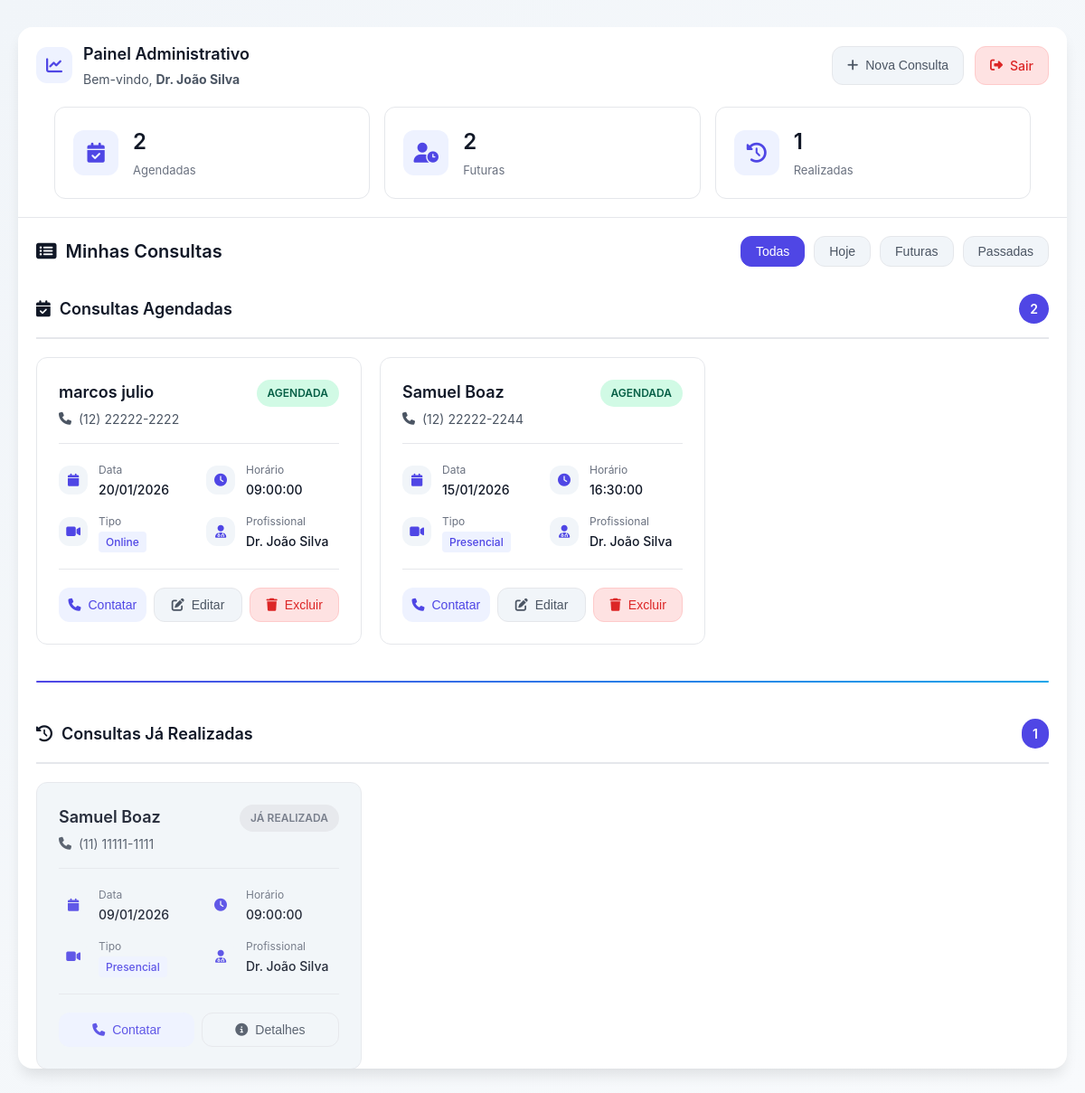
The page /telas/dashboard.php (signed in) on the database its author committed.
### tables this page shows
CREATE TABLE `agendamentos` (
  `id` int(11) NOT NULL,
  `nome_paciente` varchar(100) NOT NULL,
  `telefone` varchar(20) NOT NULL,
  `profissional_id` int(11) NOT NULL,
  `data_consulta` date NOT NULL,
  `horario_consulta` time NOT NULL,
  `tipo_consulta` enum('Presencial','Online') NOT NULL,
  `status` enum('Agendada','Já realizada') DEFAULT 'Agendada',
  `data_criacao` timestamp NOT NULL DEFAULT current_timestamp()
);

CREATE TABLE `profissionais` (
  `id` int(11) NOT NULL,
  `nome` varchar(100) NOT NULL,
  `usuario` varchar(50) NOT NULL,
  `senha` varchar(255) NOT NULL
);

### telas/consulta_card.php (the view, shortened to what this page needs)
<div class="consulta-card" data-status="<?= $c['status'] ?>">
    <div class="consulta-header">
        <div class="paciente-info">
            <h3><?= htmlspecialchars($c['nome_paciente']) ?></h3>
            <p class="consulta-telefone">
                <i class="fas fa-phone"></i>
                <?= htmlspecialchars($c['telefone']) ?>
            </p>
        </div>
        <div class="consulta-status <?= $c['status'] == 'Agendada' ? 'status-agendada' : 'status-realizada' ?>">
            <?= $c['status'] ?>
        </div>
    </div>
    <div class="consulta-details">
        <div class="detail-item">
            <i class="fas fa-calendar"></i>
            <div>
                <span class="detail-label">Data</span>
                <span class="detail-value"><?= date('d/m/Y', strtotime($c['data_consulta'])) ?></span>
            </div>
        </div>
        <div class="detail-item">
            <i class="fas fa-clock"></i>
            <div>
                <span class="detail-label">Horário</span>
                <span class="detail-value"><?= $c['horario_consulta'] ?></span>
            </div>
        </div>
        <div class="detail-item">
            <i class="fas fa-video"></i>
            <div>
                <span class="detail-label">Tipo</span>
                <span class="detail-value">
                    <span class="consulta-tipo"><?= $c['tipo_consulta'] ?></span>
                </span>
            </div>
        </div>
        <div class="detail-item">
            <i class="fas fa-user-md"></i>
            <div>
                <span class="detail-label">Profissional</span>
                <span class="detail-value"><?= htmlspecialchars($c['profissional_nome']) ?></span>
            </div>
        </div>
    </div>
    <div class="consulta-actions">
        <button class="action-btn contact-btn" onclick="contactClient('<?= $c['telefone'] ?>', '<?= htmlspecialchars(addslashes($c['nome_paciente'])) ?>')">
            <i class="fas fa-phone"></i> Contatar
        </button>
        <?php if ($c['status'] == 'Agendada'): ?>
            <button class="action-btn config-btn" onclick="openEditModal(
                '<?= $c['id'] ?>',
                '<?= htmlspecialchars(addslashes($c['nome_paciente'])) ?>',
                '<?= $c['data_consulta'] ?>',
                '<?= $c['horario_consulta'] ?>',
                '<?= $c['tipo_consulta'] ?>'
            )">
                <i class="fas fa-edit"></i> Editar
            </button>
            <button class="action-btn delete-btn" onclick="deleteConsulta('<?= $c['id'] ?>', '<?= htmlspecialchars(addslashes($c['nome_paciente'])) ?>')">
                <i class="fas fa-trash"></i> Excluir
            </button>
        <?php else: ?>
            <button class="action-btn details-btn" onclick="contactClient('<?= $c['telefone'] ?>', '<?= htmlspecialchars(addslashes($c['nome_paciente'])) ?>')">
                <i class="fas fa-info-circle"></i> Detalhes
            </button>
        <?php endif; ?>
    </div>
</div>

### telas/dashboard.php (shortened to what this page needs)
<?php
require_once '../config/db.php';
$profissional_id = $_SESSION['admin_id'];
$nome_logado = $_SESSION['admin_nome'];
try {
    $stmt = $conn->prepare("SELECT a.*, p.nome as profissional_nome FROM agendamentos a JOIN profissionais p ON a.profissional_id = p.id WHERE a.profissional_id = ? ORDER BY a.data_consulta DESC, a.horario_consulta DESC");
    $stmt->execute([$profissional_id]);
    $consultas = $stmt->fetchAll();
    $consultas_agendadas = array_filter($consultas, function($c) {
        return $c['status'] == 'Agendada';
    });
    $consultas_realizadas = array_filter($consultas, function($c) {
        return $c['status'] == 'Já realizada';
    });
    $consultas_futuras = array_filter($consultas, function($c) {
        return $c['data_consulta'] > date('Y-m-d') && $c['status'] == 'Agendada';
    });
    $consultas_passadas = array_filter($consultas, function($c) {
        return ($c['data_consulta'] < date('Y-m-d') || ($c['data_consulta'] == date('Y-m-d') && $c['horario_consulta'] <= date('H:i:s'))) && $c['status'] == 'Já realizada';
    });
} catch (PDOException $e) {
    die("Erro ao carregar dados: " . $e->getMessage());
}
?>
<!DOCTYPE html>
<html lang="pt-br">
<head>
    <link rel="stylesheet" href="../assets/css/style.css">
    <link rel="stylesheet" href="https://cdnjs.cloudflare.com/ajax/libs/font-awesome/6.4.0/css/all.min.css">
</head>
<body>
    <div class="app-container dashboard-container">
        <header class="app-header">
            <div class="header-content">
                <div class="header-brand">
                    <div class="brand-icon">
                        <i class="fas fa-chart-line"></i>
                    </div>
                    <div>
                        <h1>Painel Administrativo</h1>
                        <p class="user-welcome">Bem-vindo, <strong><?= htmlspecialchars($nome_logado) ?></strong></p>
                    </div>
                </div>
                <div class="header-actions">
                    <button class="action-btn config-btn" onclick="openCreateModal()">
                        <i class="fas fa-plus"></i> Nova Consulta
                    </button>
                    <a href="logout.php" class="logout-btn" onclick="return confirmLogout()">
                        <i class="fas fa-sign-out-alt"></i>
                        <span>Sair</span>
                    </a>
                </div>
            </div>
            <div class="dashboard-stats">
                <div class="stat-card">
                    <div class="stat-icon">
                        <i class="fas fa-calendar-check"></i>
                    </div>
                    <div class="stat-info">
                        <h3><?= count($consultas_agendadas) ?></h3>
                        <p>Agendadas</p>
                    </div>
                </div>
                <div class="stat-card">
                    <div class="stat-icon">
                        <i class="fas fa-user-clock"></i>
                    </div>
                    <div class="stat-info">
                        <h3><?= count($consultas_futuras) ?></h3>
                        <p>Futuras</p>
                    </div>
                </div>
                <div class="stat-card">
                    <div class="stat-icon">
                        <i class="fas fa-history"></i>
                    </div>
                    <div class="stat-info">
                        <h3><?= count($consultas_realizadas) ?></h3>
                        <p>Realizadas</p>
                    </div>
                </div>
            </div>
        </header>
        <main class="dashboard-content">
            <div class="dashboard-header">
                <h2><i class="fas fa-list-alt"></i> Minhas Consultas</h2>
                <div class="filter-controls">
                    <button class="filter-btn active" data-filter="all">Todas</button>
                    <button class="filter-btn" data-filter="today">Hoje</button>
                    <button class="filter-btn" data-filter="future">Futuras</button>
                    <button class="filter-btn" data-filter="past">Passadas</button>
                </div>
            </div>
            <div class="consultas-container">
                <div class="consultas-section active" id="section-all">
                    <?php if (count($consultas_agendadas) > 0): ?>
                        <div class="section-header">
                            <h3><i class="fas fa-calendar-check"></i> Consultas Agendadas</h3>
                            <span class="section-count"><?= count($consultas_agendadas) ?></span>
                        </div>
                        <div class="consultas-grid">
                            <?php foreach ($consultas_agendadas as $c): ?>
                                <?php include '../telas/consulta_card.php'; ?>
                            <?php endforeach; ?>
                        </div>
                    <?php endif; ?>
                    <?php if (count($consultas_realizadas) > 0): ?>
                        <div class="section-divider"></div>
                        <div class="section-header">
                            <h3><i class="fas fa-history"></i> Consultas Já Realizadas</h3>
                            <span class="section-count"><?= count($consultas_realizadas) ?></span>
                        </div>
                        <div class="consultas-grid">
                            <?php foreach ($consultas_realizadas as $c): ?>
                                <?php include '../telas/consulta_card.php'; ?>
                            <?php endforeach; ?>
                        </div>
                    <?php endif; ?>
                </div>
                    <?php if (count($consultas_futuras) > 0): ?>
                            <?php foreach ($consultas_futuras as $c): ?>
                                <?php include '../telas/consulta_card.php'; ?>
                            <?php endforeach; ?>
                    <?php endif; ?>
                    <?php if (count($consultas_passadas) > 0): ?>
                            <?php foreach ($consultas_passadas as $c): ?>
                                <?php include '../telas/consulta_card.php'; ?>
                            <?php endforeach; ?>
                    <?php endif; ?>
            </div>
        </main>
    </div>
</body>
</html>

### rows shown on the page
agendamentos: nome_paciente "marcos julio", telefone "(12) 22222-2222", status "AGENDADA", data_consulta "20/01/2026", horario_consulta "09:00:00", tipo_consulta "Online", profissional.nome "Dr. João Silva"
agendamentos: nome_paciente "Samuel Boaz", telefone "(12) 22222-2244", status "AGENDADA", data_consulta "15/01/2026", horario_consulta "16:30:00", tipo_consulta "Presencial", profissional.nome "Dr. João Silva"
agendamentos: nome_paciente "Samuel Boaz", telefone "(11) 11111-1111", status "JÁ REALIZADA", data_consulta "09/01/2026", horario_consulta "09:00:00", tipo_consulta "Presencial", profissional.nome "Dr. João Silva"

### other values the page prints
$nome_logado "Dr. João Silva"
count($consultas_agendadas) "2"
count($consultas_futuras) "2"
count($consultas_realizadas) "1"
